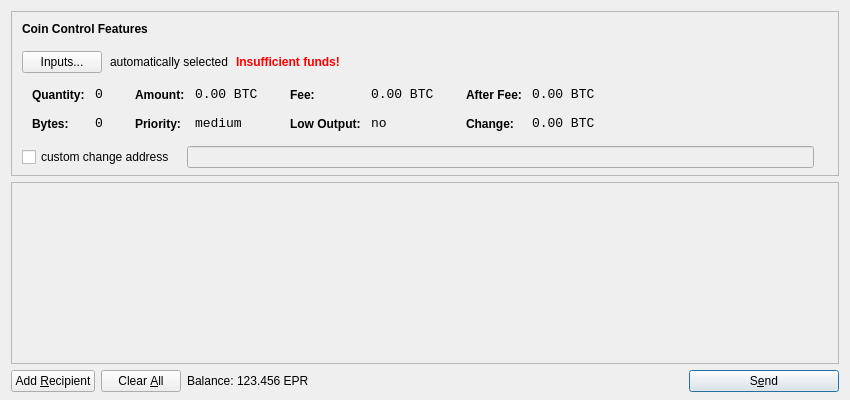
<?xml version="1.0" encoding="UTF-8"?>
<ui version="4.0">
 <class>SendCoinsDialog</class>
 <widget class="QDialog" name="SendCoinsDialog">
  <property name="geometry">
   <rect>
    <x>0</x>
    <y>0</y>
    <width>850</width>
    <height>400</height>
   </rect>
  </property>
  <property name="windowTitle">
   <string>Send Coins</string>
  </property>
  <layout class="QVBoxLayout" name="verticalLayout" stretch="0,1,0">
   <property name="bottomMargin">
    <number>8</number>
   </property>
   <item>
    <widget class="QFrame" name="frameCoinControl">
     <property name="sizePolicy">
      <sizepolicy hsizetype="Expanding" vsizetype="Expanding">
       <horstretch>0</horstretch>
       <verstretch>0</verstretch>
      </sizepolicy>
     </property>
     <property name="maximumSize">
      <size>
       <width>16777215</width>
       <height>16777215</height>
      </size>
     </property>
     <property name="frameShape">
      <enum>QFrame::StyledPanel</enum>
     </property>
     <property name="frameShadow">
      <enum>QFrame::Sunken</enum>
     </property>
     <layout class="QVBoxLayout" name="verticalLayoutCoinControl2">
      <property name="spacing">
       <number>-1</number>
      </property>
      <property name="leftMargin">
       <number>0</number>
      </property>
      <property name="topMargin">
       <number>0</number>
      </property>
      <property name="rightMargin">
       <number>0</number>
      </property>
      <property name="bottomMargin">
       <number>6</number>
      </property>
      <item>
       <layout class="QVBoxLayout" name="verticalLayoutCoinControl" stretch="0,0,0,0,1">
        <property name="spacing">
         <number>0</number>
        </property>
        <property name="leftMargin">
         <number>10</number>
        </property>
        <property name="topMargin">
         <number>10</number>
        </property>
        <item>
         <layout class="QHBoxLayout" name="horizontalLayoutCoinControl1">
          <property name="bottomMargin">
           <number>15</number>
          </property>
          <item>
           <widget class="QLabel" name="labelCoinControlFeatures">
            <property name="sizePolicy">
             <sizepolicy hsizetype="Preferred" vsizetype="Maximum">
              <horstretch>0</horstretch>
              <verstretch>0</verstretch>
             </sizepolicy>
            </property>
            <property name="font">
             <font>
              <weight>75</weight>
              <bold>true</bold>
             </font>
            </property>
            <property name="styleSheet">
             <string notr="true">font-weight:bold;</string>
            </property>
            <property name="text">
             <string>Coin Control Features</string>
            </property>
           </widget>
          </item>
         </layout>
        </item>
        <item>
         <layout class="QHBoxLayout" name="horizontalLayoutCoinControl2" stretch="0,0,0,0">
          <property name="spacing">
           <number>8</number>
          </property>
          <property name="bottomMargin">
           <number>10</number>
          </property>
          <item>
           <widget class="QPushButton" name="pushButtonCoinControl">
            <property name="styleSheet">
             <string notr="true"/>
            </property>
            <property name="text">
             <string>Inputs...</string>
            </property>
           </widget>
          </item>
          <item>
           <widget class="QLabel" name="labelCoinControlAutomaticallySelected">
            <property name="text">
             <string>automatically selected</string>
            </property>
            <property name="margin">
             <number>5</number>
            </property>
           </widget>
          </item>
          <item>
           <widget class="QLabel" name="labelCoinControlInsuffFunds">
            <property name="font">
             <font>
              <weight>75</weight>
              <bold>true</bold>
             </font>
            </property>
            <property name="styleSheet">
             <string notr="true">color:red;font-weight:bold;</string>
            </property>
            <property name="text">
             <string>Insufficient funds!</string>
            </property>
            <property name="margin">
             <number>5</number>
            </property>
           </widget>
          </item>
          <item>
           <spacer name="horizontalSpacerCoinControl">
            <property name="orientation">
             <enum>Qt::Horizontal</enum>
            </property>
            <property name="sizeHint" stdset="0">
             <size>
              <width>40</width>
              <height>1</height>
             </size>
            </property>
           </spacer>
          </item>
         </layout>
        </item>
        <item>
         <widget class="QWidget" name="widgetCoinControl" native="true">
          <property name="sizePolicy">
           <sizepolicy hsizetype="Preferred" vsizetype="Preferred">
            <horstretch>0</horstretch>
            <verstretch>0</verstretch>
           </sizepolicy>
          </property>
          <property name="minimumSize">
           <size>
            <width>0</width>
            <height>0</height>
           </size>
          </property>
          <property name="styleSheet">
           <string notr="true"/>
          </property>
          <layout class="QHBoxLayout" name="horizontalLayoutCoinControl5">
           <property name="margin">
            <number>0</number>
           </property>
           <item>
            <layout class="QHBoxLayout" name="horizontalLayoutCoinControl3" stretch="0,0,0,1">
             <property name="spacing">
              <number>20</number>
             </property>
             <property name="topMargin">
              <number>0</number>
             </property>
             <property name="bottomMargin">
              <number>10</number>
             </property>
             <item>
              <layout class="QFormLayout" name="formLayoutCoinControl1">
               <property name="horizontalSpacing">
                <number>10</number>
               </property>
               <property name="verticalSpacing">
                <number>14</number>
               </property>
               <property name="leftMargin">
                <number>10</number>
               </property>
               <property name="topMargin">
                <number>4</number>
               </property>
               <property name="rightMargin">
                <number>6</number>
               </property>
               <item row="0" column="0">
                <widget class="QLabel" name="labelCoinControlQuantityText">
                 <property name="styleSheet">
                  <string notr="true">font-weight:bold;</string>
                 </property>
                 <property name="text">
                  <string>Quantity:</string>
                 </property>
                 <property name="margin">
                  <number>0</number>
                 </property>
                </widget>
               </item>
               <item row="0" column="1">
                <widget class="QLabel" name="labelCoinControlQuantity">
                 <property name="font">
                  <font>
                   <family>Monospace</family>
                   <pointsize>10</pointsize>
                  </font>
                 </property>
                 <property name="cursor">
                  <cursorShape>IBeamCursor</cursorShape>
                 </property>
                 <property name="contextMenuPolicy">
                  <enum>Qt::ActionsContextMenu</enum>
                 </property>
                 <property name="text">
                  <string notr="true">0</string>
                 </property>
                 <property name="margin">
                  <number>0</number>
                 </property>
                 <property name="textInteractionFlags">
                  <set>Qt::LinksAccessibleByMouse|Qt::TextSelectableByKeyboard|Qt::TextSelectableByMouse</set>
                 </property>
                </widget>
               </item>
               <item row="1" column="0">
                <widget class="QLabel" name="labelCoinControlBytesText">
                 <property name="styleSheet">
                  <string notr="true">font-weight:bold;</string>
                 </property>
                 <property name="text">
                  <string>Bytes:</string>
                 </property>
                </widget>
               </item>
               <item row="1" column="1">
                <widget class="QLabel" name="labelCoinControlBytes">
                 <property name="font">
                  <font>
                   <family>Monospace</family>
                   <pointsize>10</pointsize>
                  </font>
                 </property>
                 <property name="cursor">
                  <cursorShape>IBeamCursor</cursorShape>
                 </property>
                 <property name="contextMenuPolicy">
                  <enum>Qt::ActionsContextMenu</enum>
                 </property>
                 <property name="text">
                  <string notr="true">0</string>
                 </property>
                 <property name="textInteractionFlags">
                  <set>Qt::LinksAccessibleByMouse|Qt::TextSelectableByKeyboard|Qt::TextSelectableByMouse</set>
                 </property>
                </widget>
               </item>
              </layout>
             </item>
             <item>
              <layout class="QFormLayout" name="formLayoutCoinControl2">
               <property name="horizontalSpacing">
                <number>10</number>
               </property>
               <property name="verticalSpacing">
                <number>14</number>
               </property>
               <property name="leftMargin">
                <number>6</number>
               </property>
               <property name="topMargin">
                <number>4</number>
               </property>
               <property name="rightMargin">
                <number>6</number>
               </property>
               <item row="0" column="0">
                <widget class="QLabel" name="labelCoinControlAmountText">
                 <property name="styleSheet">
                  <string notr="true">font-weight:bold;</string>
                 </property>
                 <property name="text">
                  <string>Amount:</string>
                 </property>
                 <property name="margin">
                  <number>0</number>
                 </property>
                </widget>
               </item>
               <item row="0" column="1">
                <widget class="QLabel" name="labelCoinControlAmount">
                 <property name="font">
                  <font>
                   <family>Monospace</family>
                   <pointsize>10</pointsize>
                  </font>
                 </property>
                 <property name="cursor">
                  <cursorShape>IBeamCursor</cursorShape>
                 </property>
                 <property name="contextMenuPolicy">
                  <enum>Qt::ActionsContextMenu</enum>
                 </property>
                 <property name="text">
                  <string notr="true">0.00 BTC</string>
                 </property>
                 <property name="textInteractionFlags">
                  <set>Qt::LinksAccessibleByMouse|Qt::TextSelectableByKeyboard|Qt::TextSelectableByMouse</set>
                 </property>
                </widget>
               </item>
               <item row="1" column="0">
                <widget class="QLabel" name="labelCoinControlPriorityText">
                 <property name="styleSheet">
                  <string notr="true">font-weight:bold;</string>
                 </property>
                 <property name="text">
                  <string>Priority:</string>
                 </property>
                </widget>
               </item>
               <item row="1" column="1">
                <widget class="QLabel" name="labelCoinControlPriority">
                 <property name="font">
                  <font>
                   <family>Monospace</family>
                   <pointsize>10</pointsize>
                  </font>
                 </property>
                 <property name="cursor">
                  <cursorShape>IBeamCursor</cursorShape>
                 </property>
                 <property name="contextMenuPolicy">
                  <enum>Qt::ActionsContextMenu</enum>
                 </property>
                 <property name="text">
                  <string>medium</string>
                 </property>
                 <property name="textInteractionFlags">
                  <set>Qt::LinksAccessibleByMouse|Qt::TextSelectableByKeyboard|Qt::TextSelectableByMouse</set>
                 </property>
                </widget>
               </item>
              </layout>
             </item>
             <item>
              <layout class="QFormLayout" name="formLayoutCoinControl3">
               <property name="horizontalSpacing">
                <number>10</number>
               </property>
               <property name="verticalSpacing">
                <number>14</number>
               </property>
               <property name="leftMargin">
                <number>6</number>
               </property>
               <property name="topMargin">
                <number>4</number>
               </property>
               <property name="rightMargin">
                <number>6</number>
               </property>
               <item row="0" column="0">
                <widget class="QLabel" name="labelCoinControlFeeText">
                 <property name="styleSheet">
                  <string notr="true">font-weight:bold;</string>
                 </property>
                 <property name="text">
                  <string>Fee:</string>
                 </property>
                 <property name="margin">
                  <number>0</number>
                 </property>
                </widget>
               </item>
               <item row="0" column="1">
                <widget class="QLabel" name="labelCoinControlFee">
                 <property name="font">
                  <font>
                   <family>Monospace</family>
                   <pointsize>10</pointsize>
                  </font>
                 </property>
                 <property name="cursor">
                  <cursorShape>IBeamCursor</cursorShape>
                 </property>
                 <property name="contextMenuPolicy">
                  <enum>Qt::ActionsContextMenu</enum>
                 </property>
                 <property name="text">
                  <string notr="true">0.00 BTC</string>
                 </property>
                 <property name="textInteractionFlags">
                  <set>Qt::LinksAccessibleByMouse|Qt::TextSelectableByKeyboard|Qt::TextSelectableByMouse</set>
                 </property>
                </widget>
               </item>
               <item row="1" column="0">
                <widget class="QLabel" name="labelCoinControlLowOutputText">
                 <property name="styleSheet">
                  <string notr="true">font-weight:bold;</string>
                 </property>
                 <property name="text">
                  <string>Low Output:</string>
                 </property>
                </widget>
               </item>
               <item row="1" column="1">
                <widget class="QLabel" name="labelCoinControlLowOutput">
                 <property name="font">
                  <font>
                   <family>Monospace</family>
                   <pointsize>10</pointsize>
                  </font>
                 </property>
                 <property name="cursor">
                  <cursorShape>IBeamCursor</cursorShape>
                 </property>
                 <property name="contextMenuPolicy">
                  <enum>Qt::ActionsContextMenu</enum>
                 </property>
                 <property name="text">
                  <string>no</string>
                 </property>
                 <property name="textInteractionFlags">
                  <set>Qt::LinksAccessibleByMouse|Qt::TextSelectableByKeyboard|Qt::TextSelectableByMouse</set>
                 </property>
                </widget>
               </item>
              </layout>
             </item>
             <item>
              <layout class="QFormLayout" name="formLayoutCoinControl4">
               <property name="horizontalSpacing">
                <number>10</number>
               </property>
               <property name="verticalSpacing">
                <number>14</number>
               </property>
               <property name="leftMargin">
                <number>6</number>
               </property>
               <property name="topMargin">
                <number>4</number>
               </property>
               <property name="rightMargin">
                <number>6</number>
               </property>
               <item row="0" column="0">
                <widget class="QLabel" name="labelCoinControlAfterFeeText">
                 <property name="styleSheet">
                  <string notr="true">font-weight:bold;</string>
                 </property>
                 <property name="text">
                  <string>After Fee:</string>
                 </property>
                 <property name="margin">
                  <number>0</number>
                 </property>
                </widget>
               </item>
               <item row="0" column="1">
                <widget class="QLabel" name="labelCoinControlAfterFee">
                 <property name="font">
                  <font>
                   <family>Monospace</family>
                   <pointsize>10</pointsize>
                  </font>
                 </property>
                 <property name="cursor">
                  <cursorShape>IBeamCursor</cursorShape>
                 </property>
                 <property name="contextMenuPolicy">
                  <enum>Qt::ActionsContextMenu</enum>
                 </property>
                 <property name="text">
                  <string notr="true">0.00 BTC</string>
                 </property>
                 <property name="textInteractionFlags">
                  <set>Qt::LinksAccessibleByMouse|Qt::TextSelectableByKeyboard|Qt::TextSelectableByMouse</set>
                 </property>
                </widget>
               </item>
               <item row="1" column="0">
                <widget class="QLabel" name="labelCoinControlChangeText">
                 <property name="styleSheet">
                  <string notr="true">font-weight:bold;</string>
                 </property>
                 <property name="text">
                  <string>Change:</string>
                 </property>
                </widget>
               </item>
               <item row="1" column="1">
                <widget class="QLabel" name="labelCoinControlChange">
                 <property name="font">
                  <font>
                   <family>Monospace</family>
                   <pointsize>10</pointsize>
                  </font>
                 </property>
                 <property name="cursor">
                  <cursorShape>IBeamCursor</cursorShape>
                 </property>
                 <property name="contextMenuPolicy">
                  <enum>Qt::ActionsContextMenu</enum>
                 </property>
                 <property name="text">
                  <string notr="true">0.00 BTC</string>
                 </property>
                 <property name="textInteractionFlags">
                  <set>Qt::LinksAccessibleByMouse|Qt::TextSelectableByKeyboard|Qt::TextSelectableByMouse</set>
                 </property>
                </widget>
               </item>
              </layout>
             </item>
            </layout>
           </item>
          </layout>
         </widget>
        </item>
        <item>
         <layout class="QHBoxLayout" name="horizontalLayoutCoinControl4" stretch="0,0,0">
          <property name="spacing">
           <number>12</number>
          </property>
          <property name="sizeConstraint">
           <enum>QLayout::SetDefaultConstraint</enum>
          </property>
          <property name="topMargin">
           <number>5</number>
          </property>
          <property name="rightMargin">
           <number>5</number>
          </property>
          <item>
           <widget class="QCheckBox" name="checkBoxCoinControlChange">
            <property name="text">
             <string>custom change address</string>
            </property>
           </widget>
          </item>
          <item>
           <widget class="QLineEdit" name="lineEditCoinControlChange">
            <property name="enabled">
             <bool>false</bool>
            </property>
            <property name="sizePolicy">
             <sizepolicy hsizetype="Expanding" vsizetype="Fixed">
              <horstretch>0</horstretch>
              <verstretch>0</verstretch>
             </sizepolicy>
            </property>
           </widget>
          </item>
          <item>
           <widget class="QLabel" name="labelCoinControlChangeLabel">
            <property name="sizePolicy">
             <sizepolicy hsizetype="Preferred" vsizetype="Expanding">
              <horstretch>0</horstretch>
              <verstretch>0</verstretch>
             </sizepolicy>
            </property>
            <property name="minimumSize">
             <size>
              <width>0</width>
              <height>0</height>
             </size>
            </property>
            <property name="text">
             <string/>
            </property>
            <property name="margin">
             <number>3</number>
            </property>
           </widget>
          </item>
         </layout>
        </item>
        <item>
         <spacer name="verticalSpacerCoinControl">
          <property name="orientation">
           <enum>Qt::Vertical</enum>
          </property>
          <property name="sizeHint" stdset="0">
           <size>
            <width>800</width>
            <height>1</height>
           </size>
          </property>
         </spacer>
        </item>
       </layout>
      </item>
     </layout>
    </widget>
   </item>
   <item>
    <widget class="QScrollArea" name="scrollArea">
     <property name="widgetResizable">
      <bool>true</bool>
     </property>
     <widget class="QWidget" name="scrollAreaWidgetContents">
      <property name="geometry">
       <rect>
        <x>0</x>
        <y>0</y>
        <width>830</width>
        <height>165</height>
       </rect>
      </property>
      <layout class="QVBoxLayout" name="verticalLayout_2">
       <property name="margin">
        <number>0</number>
       </property>
       <item>
        <layout class="QVBoxLayout" name="entries">
         <property name="spacing">
          <number>6</number>
         </property>
        </layout>
       </item>
       <item>
        <spacer name="verticalSpacer">
         <property name="orientation">
          <enum>Qt::Vertical</enum>
         </property>
         <property name="sizeHint" stdset="0">
          <size>
           <width>20</width>
           <height>40</height>
          </size>
         </property>
        </spacer>
       </item>
      </layout>
     </widget>
    </widget>
   </item>
   <item>
    <layout class="QHBoxLayout" name="horizontalLayout">
     <item>
      <widget class="QPushButton" name="addButton">
       <property name="toolTip">
        <string>Send to multiple recipients at once</string>
       </property>
       <property name="text">
        <string>Add &amp;Recipient</string>
       </property>
       <property name="icon">
        <iconset resource="../bitcoin.qrc">
         <normaloff>:/icons/add</normaloff>:/icons/add</iconset>
       </property>
       <property name="autoDefault">
        <bool>false</bool>
       </property>
      </widget>
     </item>
     <item>
      <widget class="QPushButton" name="clearButton">
       <property name="sizePolicy">
        <sizepolicy hsizetype="Minimum" vsizetype="Fixed">
         <horstretch>0</horstretch>
         <verstretch>0</verstretch>
        </sizepolicy>
       </property>
       <property name="toolTip">
        <string>Remove all transaction fields</string>
       </property>
       <property name="text">
        <string>Clear &amp;All</string>
       </property>
       <property name="icon">
        <iconset resource="../bitcoin.qrc">
         <normaloff>:/icons/remove</normaloff>:/icons/remove</iconset>
       </property>
       <property name="autoRepeatDelay">
        <number>300</number>
       </property>
       <property name="autoDefault">
        <bool>false</bool>
       </property>
      </widget>
     </item>
     <item>
      <layout class="QHBoxLayout" name="horizontalLayout_2">
       <property name="spacing">
        <number>3</number>
       </property>
       <item>
        <widget class="QLabel" name="label">
         <property name="text">
          <string>Balance:</string>
         </property>
        </widget>
       </item>
       <item>
        <widget class="QLabel" name="labelBalance">
         <property name="cursor">
          <cursorShape>IBeamCursor</cursorShape>
         </property>
         <property name="text">
          <string>123.456 EPR</string>
         </property>
         <property name="textInteractionFlags">
          <set>Qt::LinksAccessibleByMouse|Qt::TextSelectableByKeyboard|Qt::TextSelectableByMouse</set>
         </property>
        </widget>
       </item>
      </layout>
     </item>
     <item>
      <spacer name="horizontalSpacer">
       <property name="orientation">
        <enum>Qt::Horizontal</enum>
       </property>
       <property name="sizeHint" stdset="0">
        <size>
         <width>40</width>
         <height>20</height>
        </size>
       </property>
      </spacer>
     </item>
     <item>
      <widget class="QPushButton" name="sendButton">
       <property name="minimumSize">
        <size>
         <width>150</width>
         <height>0</height>
        </size>
       </property>
       <property name="toolTip">
        <string>Confirm the send action</string>
       </property>
       <property name="text">
        <string>S&amp;end</string>
       </property>
       <property name="icon">
        <iconset resource="../bitcoin.qrc">
         <normaloff>:/icons/send</normaloff>:/icons/send</iconset>
       </property>
       <property name="default">
        <bool>true</bool>
       </property>
      </widget>
     </item>
    </layout>
   </item>
  </layout>
 </widget>
 <resources>
  <include location="../bitcoin.qrc"/>
 </resources>
 <connections/>
</ui>
